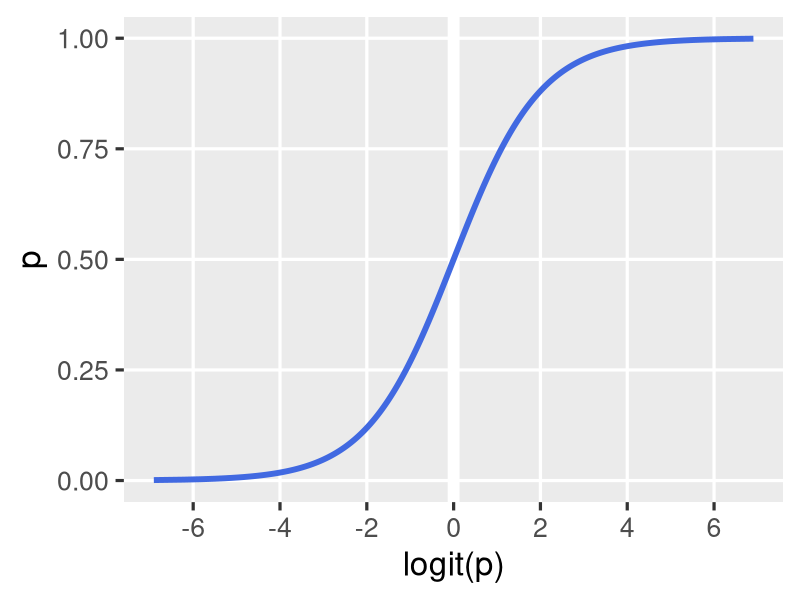
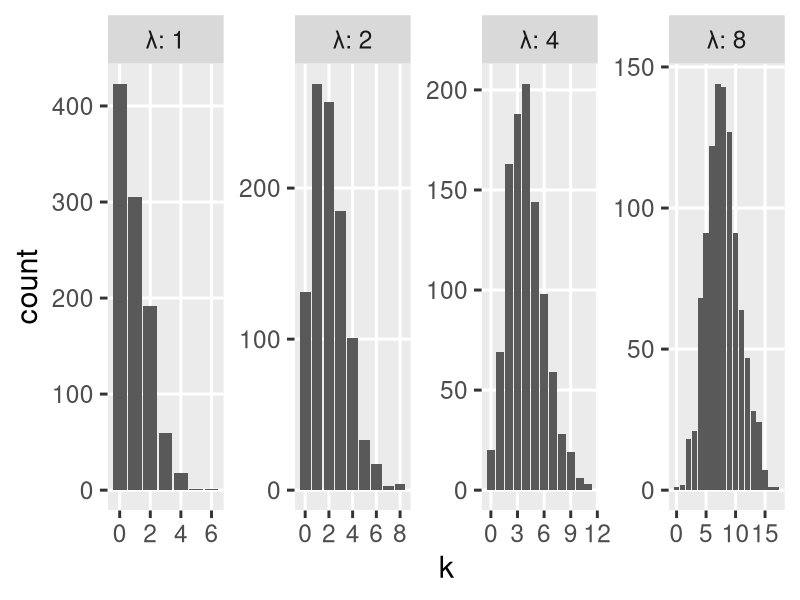
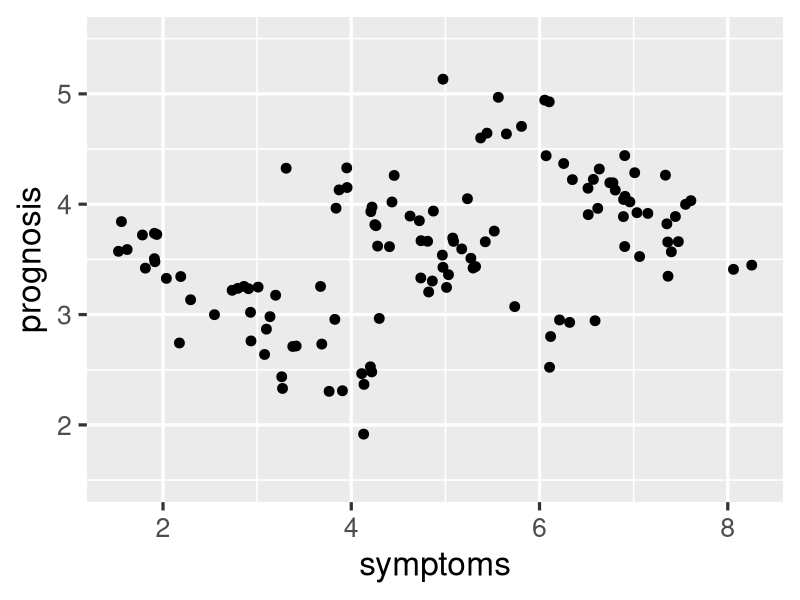
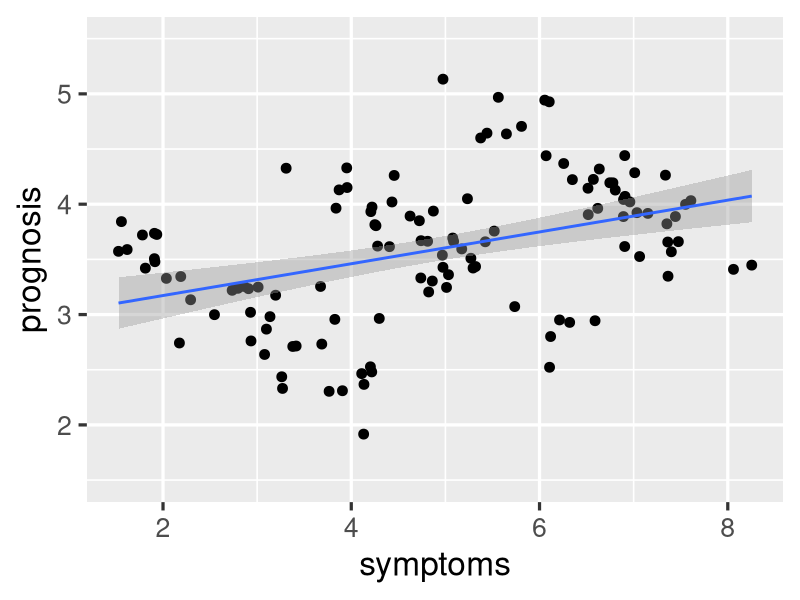
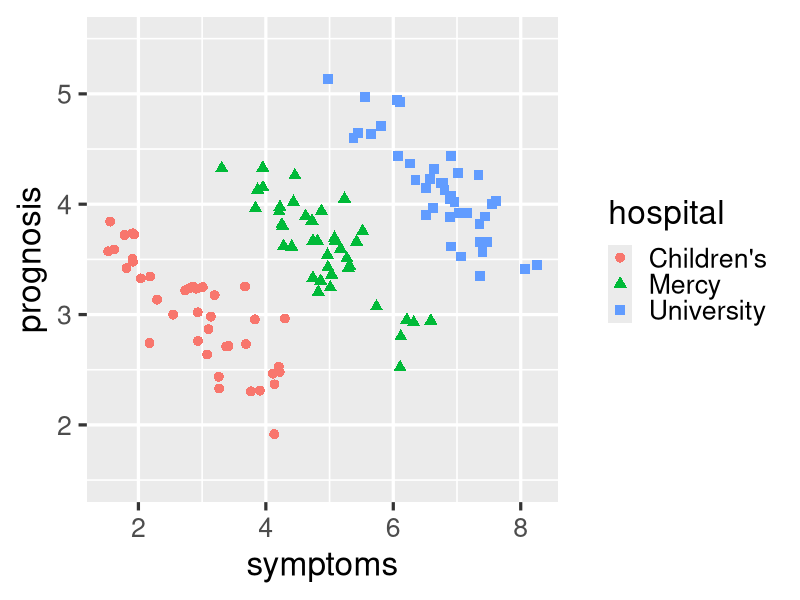
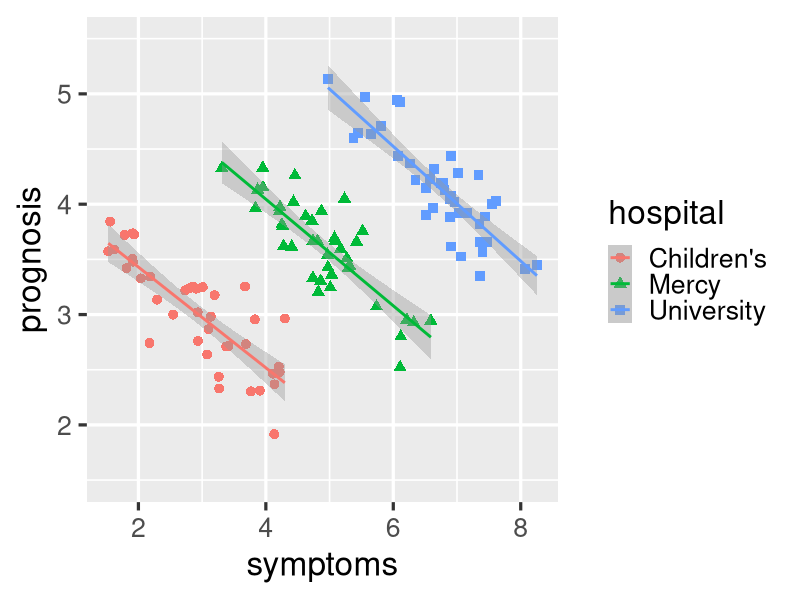

Reproduce these figures in R, in order.
## ---- chunk 1
#| echo: false
#| message: false

library(tidyverse)
tibble(
  p = seq(0.001, 0.999, by = 0.001),
  `logit(p)` = log(p / (1 - p))
) |> 
  ggplot(aes(y = p, x = `logit(p)`)) +
  geom_vline(
    color = "white", 
    linewidth = 4, 
    xintercept = 0
  ) +
  geom_line(color = "royalblue", linewidth = 2) +
  scale_x_continuous(breaks = seq(-6, 6, 2)) +
  theme_gray(base_size = 24) +
  theme(panel.grid.minor = element_blank())

## ---- chunk 2
#| echo: false

tibble(`λ` = c(1, 2, 4, 8)) |>
  mutate(k = map(`λ`, \(x) rpois(1000, x))) |> 
  unnest(k) |> 
  ggplot(aes(x = k)) + 
  geom_bar() +
  facet_wrap(~`λ`, labeller = label_both, scales = "free", nrow = 1) +
  # scale_x_continuous(breaks = seq(0, 20, 4)) +
  theme_grey(base_size = 22) +
  theme(panel.grid.minor = element_blank())

## ---- chunk 3
#| echo: false

set.seed(2021)
d1 <- 
  tibble(
    hospital = rep(1:3, each = 40),
    symptoms = c(rnorm(40, 3, 0.75), rnorm(40, 5, 0.75), rnorm(40, 7, 0.75)),
    prognosis = 3 + 1.5*hospital - 0.5*symptoms + rnorm(120, 0, 0.25)
  ) |> 
  mutate(
    hospital = factor(hospital, labels = c("Children's", "Mercy", "University"))
  )

ggplot(d1, aes(x = symptoms, y = prognosis)) + 
  geom_point(size = 3) +
  scale_y_continuous(limits = c(1.5, 5.5)) +
  theme_grey(base_size = 24)
## ---- chunk 4
#| echo: false

ggplot(d1, aes(x = symptoms, y = prognosis)) + 
  geom_point(size = 3) + 
  geom_smooth(formula = y~x, method = "lm", linewidth = 1) + 
  scale_y_continuous(limits = c(1.5, 5.5)) +
  theme_grey(base_size = 24)
## ---- chunk 5
ggplot(
  d1, 
  aes(x = symptoms, y = prognosis, color = hospital, shape = hospital)
) +
  geom_point(size = 3) + 
  scale_y_continuous(limits = c(1.5, 5.5)) +
  theme_grey(base_size = 24)
## ---- chunk 6
ggplot(
  d1, 
  aes(x = symptoms, y = prognosis, color = hospital, shape = hospital)
) + 
  geom_point(size = 3) + 
  geom_smooth(formula = y~x, method = "lm", linewidth = 1) + 
  scale_y_continuous(limits = c(1.5, 5.5)) +
  theme_grey(base_size = 24)
